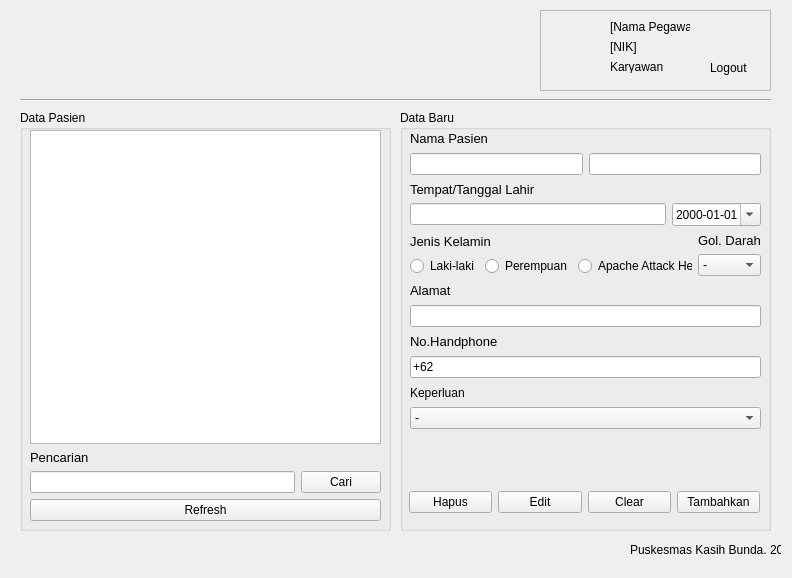
<?xml version="1.0" encoding="UTF-8"?>
<ui version="4.0">
 <class>FormPendaftar</class>
 <widget class="QWidget" name="FormPendaftar">
  <property name="geometry">
   <rect>
    <x>0</x>
    <y>0</y>
    <width>792</width>
    <height>578</height>
   </rect>
  </property>
  <property name="windowTitle">
   <string>Puskesmas Kasih Bunda</string>
  </property>
  <widget class="QGroupBox" name="groupPasien">
   <property name="geometry">
    <rect>
     <x>20</x>
     <y>110</y>
     <width>371</width>
     <height>421</height>
    </rect>
   </property>
   <property name="title">
    <string>Data Pasien</string>
   </property>
   <widget class="QWidget" name="">
    <property name="geometry">
     <rect>
      <x>10</x>
      <y>20</y>
      <width>351</width>
      <height>391</height>
     </rect>
    </property>
    <layout class="QVBoxLayout" name="verticalLayout_9">
     <item>
      <widget class="QTableWidget" name="tablePasien"/>
     </item>
     <item>
      <layout class="QVBoxLayout" name="verticalLayout">
       <item>
        <widget class="QLabel" name="label_cari">
         <property name="font">
          <font>
           <pointsize>10</pointsize>
          </font>
         </property>
         <property name="text">
          <string>Pencarian</string>
         </property>
        </widget>
       </item>
       <item>
        <layout class="QHBoxLayout" name="horizontalLayout">
         <item>
          <widget class="QLineEdit" name="linePencarian"/>
         </item>
         <item>
          <widget class="QPushButton" name="cariButton">
           <property name="text">
            <string>Cari</string>
           </property>
          </widget>
         </item>
        </layout>
       </item>
      </layout>
     </item>
     <item>
      <widget class="QPushButton" name="refreshButton">
       <property name="text">
        <string>Refresh</string>
       </property>
      </widget>
     </item>
    </layout>
   </widget>
  </widget>
  <widget class="Line" name="line">
   <property name="geometry">
    <rect>
     <x>20</x>
     <y>90</y>
     <width>751</width>
     <height>21</height>
    </rect>
   </property>
   <property name="orientation">
    <enum>Qt::Horizontal</enum>
   </property>
  </widget>
  <widget class="QGroupBox" name="groupBox_2">
   <property name="geometry">
    <rect>
     <x>400</x>
     <y>110</y>
     <width>371</width>
     <height>421</height>
    </rect>
   </property>
   <property name="title">
    <string>Data Baru</string>
   </property>
   <widget class="QWidget" name="layoutWidget">
    <property name="geometry">
     <rect>
      <x>9</x>
      <y>380</y>
      <width>351</width>
      <height>25</height>
     </rect>
    </property>
    <layout class="QHBoxLayout" name="horizontalLayout_6">
     <item>
      <widget class="QPushButton" name="hapusButton">
       <property name="text">
        <string>Hapus</string>
       </property>
      </widget>
     </item>
     <item>
      <widget class="QPushButton" name="editButton">
       <property name="text">
        <string>Edit</string>
       </property>
      </widget>
     </item>
     <item>
      <widget class="QPushButton" name="pushButton_6">
       <property name="text">
        <string>Clear</string>
       </property>
      </widget>
     </item>
     <item>
      <widget class="QPushButton" name="pushButton_3">
       <property name="text">
        <string>Tambahkan</string>
       </property>
      </widget>
     </item>
    </layout>
   </widget>
   <widget class="QWidget" name="layoutWidget">
    <property name="geometry">
     <rect>
      <x>10</x>
      <y>20</y>
      <width>351</width>
      <height>299</height>
     </rect>
    </property>
    <layout class="QVBoxLayout" name="verticalLayout_8">
     <item>
      <layout class="QVBoxLayout" name="verticalLayout_2">
       <item>
        <widget class="QLabel" name="label_nama">
         <property name="font">
          <font>
           <pointsize>10</pointsize>
          </font>
         </property>
         <property name="text">
          <string>Nama Pasien</string>
         </property>
        </widget>
       </item>
       <item>
        <layout class="QHBoxLayout" name="horizontalLayout_2">
         <item>
          <widget class="QLineEdit" name="lineNama"/>
         </item>
         <item>
          <widget class="QLineEdit" name="lineNama_2"/>
         </item>
        </layout>
       </item>
      </layout>
     </item>
     <item>
      <layout class="QVBoxLayout" name="verticalLayout_3">
       <item>
        <widget class="QLabel" name="label_3">
         <property name="font">
          <font>
           <pointsize>10</pointsize>
          </font>
         </property>
         <property name="text">
          <string>Tempat/Tanggal Lahir</string>
         </property>
        </widget>
       </item>
       <item>
        <layout class="QHBoxLayout" name="horizontalLayout_3">
         <item>
          <widget class="QLineEdit" name="lineTempatLahir"/>
         </item>
         <item>
          <widget class="QDateEdit" name="dateLahir">
           <property name="readOnly">
            <bool>false</bool>
           </property>
           <property name="currentSection">
            <enum>QDateTimeEdit::DaySection</enum>
           </property>
           <property name="displayFormat">
            <string>yyyy-MM-dd</string>
           </property>
           <property name="calendarPopup">
            <bool>true</bool>
           </property>
           <property name="timeSpec">
            <enum>Qt::LocalTime</enum>
           </property>
          </widget>
         </item>
        </layout>
       </item>
      </layout>
     </item>
     <item>
      <layout class="QHBoxLayout" name="horizontalLayout_5">
       <item>
        <layout class="QVBoxLayout" name="verticalLayout_4">
         <item>
          <widget class="QLabel" name="label_4">
           <property name="font">
            <font>
             <pointsize>10</pointsize>
            </font>
           </property>
           <property name="text">
            <string>Jenis Kelamin</string>
           </property>
          </widget>
         </item>
         <item>
          <layout class="QHBoxLayout" name="horizontalLayout_4">
           <item>
            <widget class="QRadioButton" name="radioLaki">
             <property name="inputMethodHints">
              <set>Qt::ImhNone</set>
             </property>
             <property name="text">
              <string>Laki-laki</string>
             </property>
            </widget>
           </item>
           <item>
            <widget class="QRadioButton" name="radioLadies">
             <property name="inputMethodHints">
              <set>Qt::ImhNone</set>
             </property>
             <property name="text">
              <string>Perempuan</string>
             </property>
            </widget>
           </item>
           <item>
            <widget class="QRadioButton" name="radioHeli">
             <property name="inputMethodHints">
              <set>Qt::ImhNone</set>
             </property>
             <property name="text">
              <string>Apache Attack Heli</string>
             </property>
            </widget>
           </item>
          </layout>
         </item>
        </layout>
       </item>
       <item>
        <layout class="QVBoxLayout" name="verticalLayout_5">
         <item>
          <widget class="QLabel" name="label_5">
           <property name="font">
            <font>
             <pointsize>10</pointsize>
            </font>
           </property>
           <property name="text">
            <string>Gol. Darah</string>
           </property>
          </widget>
         </item>
         <item>
          <widget class="QComboBox" name="comboGoldar">
           <item>
            <property name="text">
             <string>-</string>
            </property>
           </item>
           <item>
            <property name="text">
             <string>A</string>
            </property>
           </item>
           <item>
            <property name="text">
             <string>B</string>
            </property>
           </item>
           <item>
            <property name="text">
             <string>AB</string>
            </property>
           </item>
           <item>
            <property name="text">
             <string>O</string>
            </property>
           </item>
          </widget>
         </item>
        </layout>
       </item>
      </layout>
     </item>
     <item>
      <layout class="QVBoxLayout" name="verticalLayout_7">
       <item>
        <widget class="QLabel" name="label_6">
         <property name="font">
          <font>
           <pointsize>10</pointsize>
          </font>
         </property>
         <property name="text">
          <string>Alamat</string>
         </property>
        </widget>
       </item>
       <item>
        <widget class="QLineEdit" name="lineAlamat"/>
       </item>
      </layout>
     </item>
     <item>
      <layout class="QVBoxLayout" name="verticalLayout_10">
       <item>
        <widget class="QLabel" name="label_10">
         <property name="font">
          <font>
           <pointsize>10</pointsize>
          </font>
         </property>
         <property name="text">
          <string>No.Handphone</string>
         </property>
        </widget>
       </item>
       <item>
        <widget class="QLineEdit" name="lineEdit_7">
         <property name="text">
          <string>+62</string>
         </property>
        </widget>
       </item>
      </layout>
     </item>
     <item>
      <layout class="QVBoxLayout" name="verticalLayout_6">
       <item>
        <widget class="QLabel" name="label_7">
         <property name="text">
          <string>Keperluan</string>
         </property>
        </widget>
       </item>
       <item>
        <widget class="QComboBox" name="comboBox">
         <item>
          <property name="text">
           <string>-</string>
          </property>
         </item>
         <item>
          <property name="text">
           <string>Dokter Umum</string>
          </property>
         </item>
         <item>
          <property name="text">
           <string>Dokter Kandungan</string>
          </property>
         </item>
         <item>
          <property name="text">
           <string>Dokter THT</string>
          </property>
         </item>
        </widget>
       </item>
      </layout>
     </item>
    </layout>
   </widget>
  </widget>
  <widget class="QLabel" name="label_12">
   <property name="geometry">
    <rect>
     <x>630</x>
     <y>540</y>
     <width>151</width>
     <height>20</height>
    </rect>
   </property>
   <property name="text">
    <string>Puskesmas Kasih Bunda. 2020</string>
   </property>
  </widget>
  <widget class="QLabel" name="label_logo">
   <property name="geometry">
    <rect>
     <x>20</x>
     <y>20</y>
     <width>291</width>
     <height>61</height>
    </rect>
   </property>
   <property name="text">
    <string/>
   </property>
   <property name="pixmap">
    <pixmap>resource/logo.png</pixmap>
   </property>
   <property name="scaledContents">
    <bool>true</bool>
   </property>
  </widget>
  <widget class="QFrame" name="frame">
   <property name="geometry">
    <rect>
     <x>540</x>
     <y>10</y>
     <width>231</width>
     <height>81</height>
    </rect>
   </property>
   <property name="frameShape">
    <enum>QFrame::StyledPanel</enum>
   </property>
   <property name="frameShadow">
    <enum>QFrame::Raised</enum>
   </property>
   <widget class="QLabel" name="label_logout">
    <property name="geometry">
     <rect>
      <x>170</x>
      <y>50</y>
      <width>41</width>
      <height>16</height>
     </rect>
    </property>
    <property name="cursor">
     <cursorShape>PointingHandCursor</cursorShape>
    </property>
    <property name="text">
     <string>Logout</string>
    </property>
   </widget>
   <widget class="QPushButton" name="button_logout">
    <property name="enabled">
     <bool>true</bool>
    </property>
    <property name="geometry">
     <rect>
      <x>170</x>
      <y>10</y>
      <width>41</width>
      <height>41</height>
     </rect>
    </property>
    <property name="cursor">
     <cursorShape>PointingHandCursor</cursorShape>
    </property>
    <property name="toolTip">
     <string extracomment="Logout"/>
    </property>
    <property name="text">
     <string/>
    </property>
    <property name="icon">
     <iconset>
      <normaloff>resource/logout.png</normaloff>resource/logout.png</iconset>
    </property>
    <property name="iconSize">
     <size>
      <width>30</width>
      <height>30</height>
     </size>
    </property>
    <property name="flat">
     <bool>true</bool>
    </property>
   </widget>
   <widget class="QWidget" name="layoutWidget_2">
    <property name="geometry">
     <rect>
      <x>70</x>
      <y>10</y>
      <width>80</width>
      <height>53</height>
     </rect>
    </property>
    <layout class="QVBoxLayout" name="verticalLayout_14">
     <item>
      <widget class="QLabel" name="label_nama_adm">
       <property name="text">
        <string>[Nama Pegawai]</string>
       </property>
      </widget>
     </item>
     <item>
      <widget class="QLabel" name="label_nik_adm">
       <property name="text">
        <string>[NIK]</string>
       </property>
      </widget>
     </item>
     <item>
      <widget class="QLabel" name="label_14">
       <property name="text">
        <string>Karyawan</string>
       </property>
      </widget>
     </item>
    </layout>
   </widget>
   <widget class="QLabel" name="label_photo">
    <property name="geometry">
     <rect>
      <x>11</x>
      <y>11</y>
      <width>53</width>
      <height>53</height>
     </rect>
    </property>
    <property name="autoFillBackground">
     <bool>true</bool>
    </property>
    <property name="text">
     <string/>
    </property>
    <property name="pixmap">
     <pixmap>resource/photo 64x64.png</pixmap>
    </property>
    <property name="scaledContents">
     <bool>true</bool>
    </property>
    <property name="wordWrap">
     <bool>true</bool>
    </property>
   </widget>
  </widget>
 </widget>
 <resources/>
 <connections/>
</ui>
